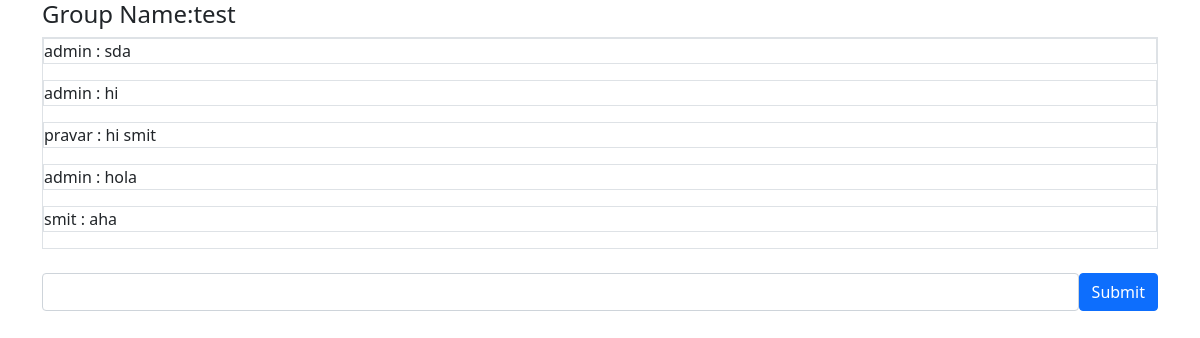
Before: /group/test/ with the older database file.
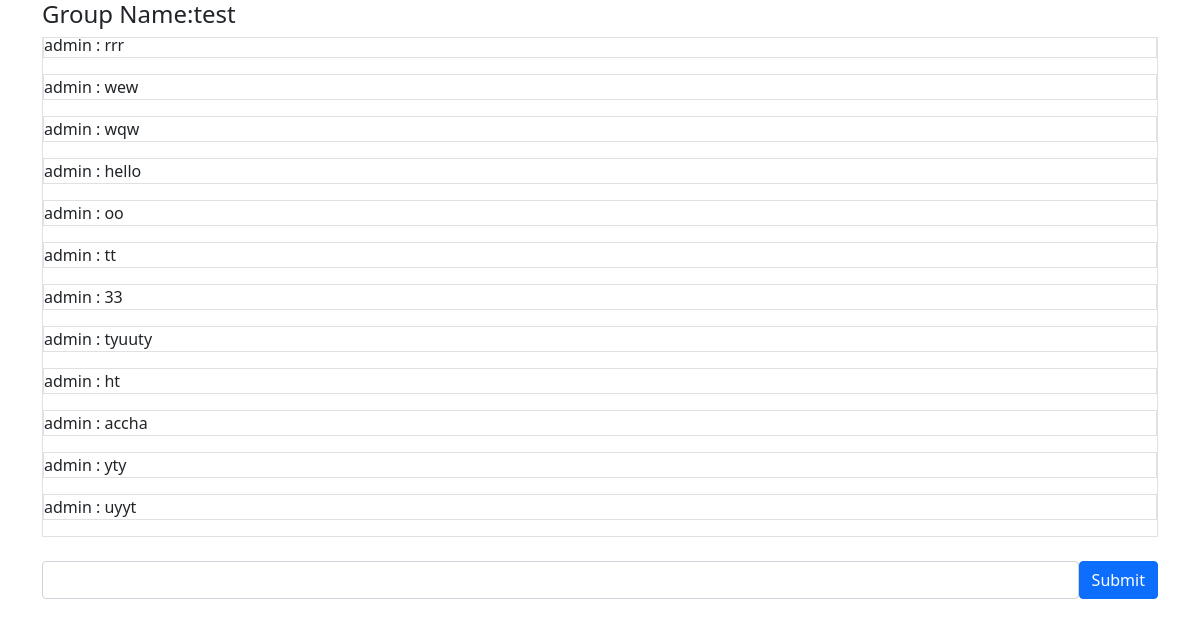
After: the same page with the newer database file.
### websockets/models.py (models this page shows)
class Chat(models.Model):
    content = models.TextField()
    group = models.ForeignKey(Group, on_delete=models.CASCADE, related_name='chat')
    user = models.ForeignKey(User, on_delete=models.CASCADE, related_name='chat')
    timestamp = models.DateTimeField(auto_now_add=True)

### websockets/views.py (the view)
# urls.py: path("<str:group_name>/", homepage)
def homepage(request, group_name):
    group, created = Group.objects.get_or_create(name=group_name)
    chats = group.chat.all().order_by('-timestamp')
    context = {
        "group_name":group.name,
        "chats":chats
    }
    return render(request, "websockets/index.html", context)

### websockets/models.py (called while the page is built)
    def get_queryset(self):
        return GroupQuerySet(self.model, using=self._db)

### websockets/templates/websockets/index.html (shortened to what this page needs)
{% extends 'base.html' %} {% load static %} {% block content %}
<div class="container">
  <h4>Group Name:{{group_name}}</h4>
  <div
    class="border"
    id="chat_logs"
    style="
      max-height: 500px;
      overflow-y: auto;
      display: flex;
      flex-direction: column-reverse;
    "
  >
    {% for chat in chats %}
    <p class="border">
      {% if request.user == chat.user %}You{% else %}{{chat.user}}{% endif %} :
      {{chat.content}}
    </p>
    {% endfor %}
  </div>
  <br />
  <div class="d-flex">
    <input class="form-control" type="text" id="chat_input" />
    <button class="btn btn-primary" type="submit" id="chat_submit">
      Submit
    </button>
  </div>
</div>
{% endblock content %}

### templates/base.html (shortened to what this page needs)
<!DOCTYPE html>
{% load static %}
<html lang="en">
  <head>
    <link
      href="https://cdn.jsdelivr.net/npm/bootstrap@5.0.2/dist/css/bootstrap.min.css"
      rel="stylesheet"
    />
  </head>
  <body>
    {% block content %} {% endblock content %}
  </body>
</html>

Changed rows visible on the page:
no longer on this page (row unchanged): Chat: user "smit", content "aha"
no longer on this page (row unchanged): Chat: user "admin", content "hola"
no longer on this page (row unchanged): Chat: user "pravar", content "hi smit"
no longer on this page (row unchanged): Chat: user "admin", content "hi"
no longer on this page (row unchanged): Chat: user "admin", content "sda"
added Chat: user "admin", content "uyyt"
added Chat: user "admin", content "yty"
added Chat: user "admin", content "accha"
added Chat: user "admin", content "ht"
added Chat: user "admin", content "tyuuty"
added Chat: user "admin", content "33"
added Chat: user "admin", content "tt"
added Chat: user "admin", content "oo"
added Chat: user "admin", content "hello"
added Chat: user "admin", content "wqw"
added Chat: user "admin", content "wew"
added Chat: user "admin", content "rrr"
